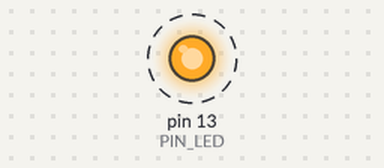
This sketch was run on a simulated Arduino Uno, built with avr-gcc and run on an emulated ATmega328P. On the bench: output pins drawn as LEDs (lit = HIGH). Dashed ring = blinking. What the sketch prints to the serial monitor is not drawn.

Above: at 0.5 s.
Timing chart, 0 to 4.6 s (numbered marks = the images above):
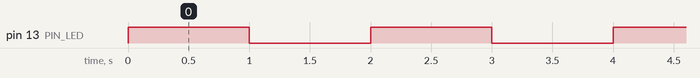

Measured:
- by itself, pin 13 (PIN_LED): alternates HIGH for 1.0 s and LOW for 1.0 s

The sketch:

04_example_3.ino.ino
```cpp
#define PIN_LED 13
unsigned int count, toggle;

void setup() {
  pinMode(PIN_LED, OUTPUT);
  Serial.begin(115200); //Initialize serial port
  while (!Serial) {
    ; //wait for serial port to connect.
  }
  Serial.println("Hello World!");
  count = toggle = 0;
  digitalWrite(PIN_LED, toggle); //turn off LED
}

void loop() {
  Serial.println(++count);
  if (count%2==0) {toggle=0;}
  else {toggle=1;}
  toggle = toggle_state(toggle); //toggle LED value.
  digitalWrite(PIN_LED, toggle); //update LED status.
  delay(1000); //wait for 1000 milliseconds
}

int toggle_state(int toggle) {
  return toggle;
}
```
